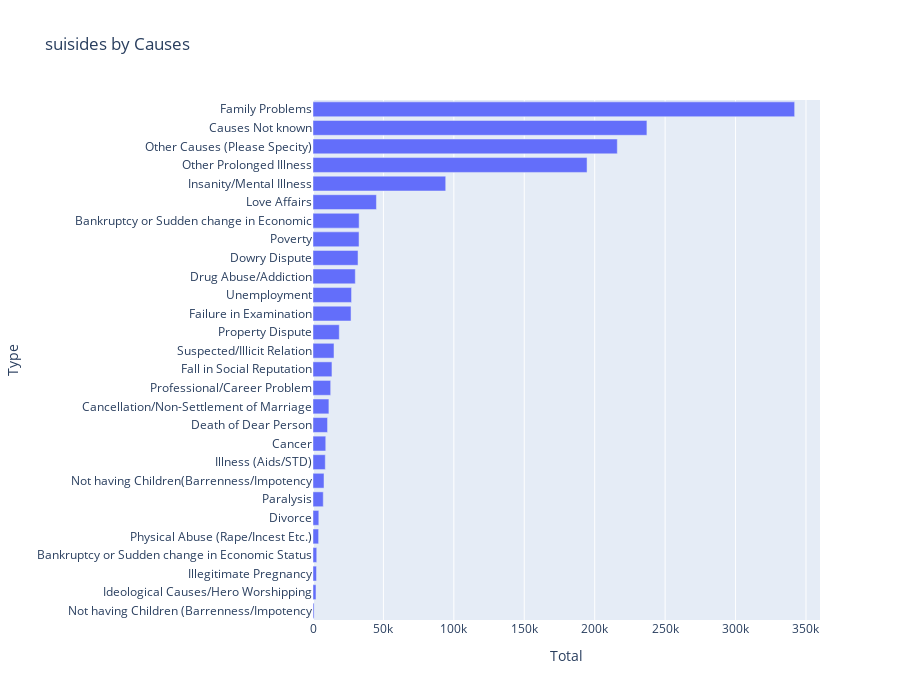

The cell this chart's notebook holds for it:
### Code cell
px.bar(data_frame = causesofsuiside, y = 'Type', x = 'Total',title="suisides by Causes",height = 700)

### Figure 1 — Plotly figure (JSON) as saved in the notebook; plotly's stock layout.template omitted (floating-point values rounded to 4 significant figures)
{"data": [{"alignmentgroup": "True", "hovertemplate": "Total=%{x}<br>Type=%{y}<extra></extra>", "legendgroup": "", "marker": {"color": "#636efa", "pattern": {"shape": ""}}, "name": "", "offsetgroup": "", "orientation": "h", "showlegend": false, "textposition": "auto", "type": "bar", "x": [766, 2118, 2494, 2655, 3992, 4133, 7286, 7822, 8723, 9058, 10321, 11296, 12554, 13464, 14911, 18652, 27005, 27365, 30046, 31970, 32684, 32755, 45039, 94229, 194565, 216050, 237069, 341952], "xaxis": "x", "y": ["Not having Children (Barrenness/Impotency", "Ideological Causes/Hero Worshipping", "Illegitimate Pregnancy", "Bankruptcy or Sudden change in Economic Status", "Physical Abuse (Rape/Incest Etc.)", "Divorce", "Paralysis", "Not having Children(Barrenness/Impotency", "Illness (Aids/STD)", "Cancer", "Death of Dear Person", "Cancellation/Non-Settlement of Marriage", "Professional/Career Problem", "Fall in Social Reputation", "Suspected/Illicit Relation", "Property Dispute", "Failure in Examination", "Unemployment", "Drug Abuse/Addiction", "Dowry Dispute", "Poverty", "Bankruptcy or Sudden change in Economic", "Love Affairs", "Insanity/Mental Illness", "Other Prolonged Illness", "Other Causes (Please Specity)", "Causes Not known", "Family Problems"], "yaxis": "y"}], "layout": {"barmode": "relative", "height": 700, "legend": {"tracegroupgap": 0}, "title": {"text": "suisides by Causes"}, "xaxis": {"anchor": "y", "domain": [0, 1], "title": {"text": "Total"}}, "yaxis": {"anchor": "x", "domain": [0, 1], "title": {"text": "Type"}}}}
